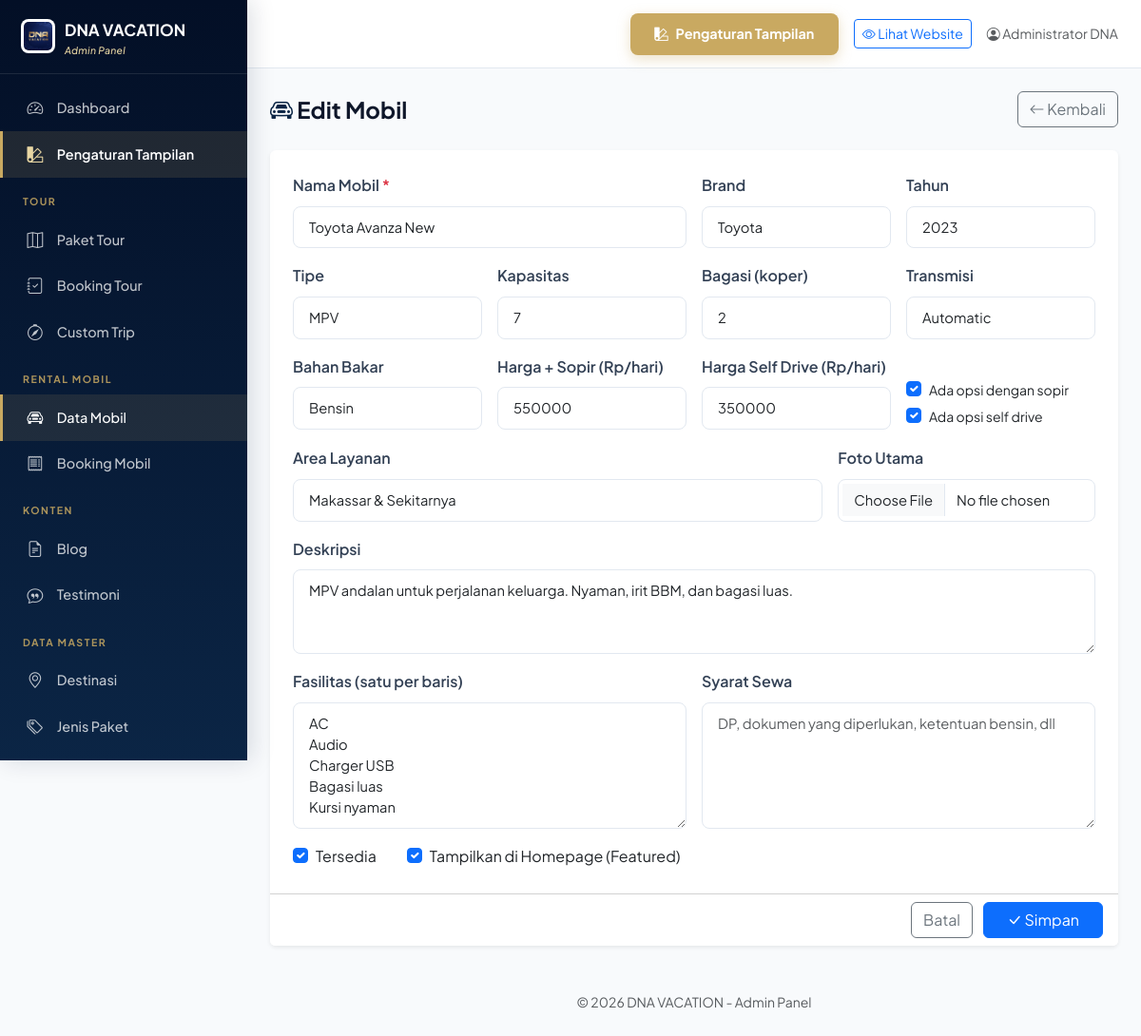
Page /admin/car-form.php?id=1 (signed in) on the committed database.
### tables this page shows
CREATE TABLE cars (
  id INT AUTO_INCREMENT PRIMARY KEY,
  name VARCHAR(100) NOT NULL,
  slug VARCHAR(120) NOT NULL UNIQUE,
  brand VARCHAR(50),
  type ENUM('mpv','suv','sedan','bus','minibus','pickup','city') DEFAULT 'mpv',
  capacity INT DEFAULT 4,
  luggage INT DEFAULT 2,
  transmission ENUM('manual','automatic') DEFAULT 'automatic',
  fuel_type ENUM('bensin','solar','listrik','hybrid') DEFAULT 'bensin',
  year INT DEFAULT 2022,
  price_with_driver DECIMAL(12,0) DEFAULT 0,
  price_without_driver DECIMAL(12,0) DEFAULT 0,
  has_driver_option TINYINT(1) DEFAULT 1,
  has_self_drive TINYINT(1) DEFAULT 0,
  facilities TEXT COMMENT 'JSON array',
  terms TEXT,
  service_area VARCHAR(255),
  image VARCHAR(255),
  gallery TEXT COMMENT 'JSON array',
  is_available TINYINT(1) DEFAULT 1,
  is_featured TINYINT(1) DEFAULT 0,
  description TEXT,
  created_at TIMESTAMP DEFAULT CURRENT_TIMESTAMP,
  updated_at TIMESTAMP DEFAULT CURRENT_TIMESTAMP ON UPDATE CURRENT_TIMESTAMP,
  INDEX idx_available (is_available)
);

### includes/config.php (called while the page is built, shortened)
<?php
function e($str) {
    return htmlspecialchars($str, ENT_QUOTES, 'UTF-8');
}

### admin/car-form.php (the view, shortened to what this page needs)
<?php
require_once __DIR__ . '/includes/header.php';
$id = isset($_GET['id']) ? (int)$_GET['id'] : 0;
$car = null;
if ($id) {
    $stmt = $pdo->prepare("SELECT * FROM cars WHERE id = ?");
    $stmt->execute([$id]);
    $car = $stmt->fetch();
}
$facilitiesDisplay = '';
if ($car && $car['facilities']) {
    $arr = json_decode($car['facilities'], true);
    $facilitiesDisplay = is_array($arr) ? implode("\n", $arr) : $car['facilities'];
}
?>
<div class="p-3 p-md-4">
    <div class="d-flex justify-content-between align-items-center mb-4">
        <h4 class="fw-bold mb-0"><i class="bi bi-car-front text-primary-custom"></i> <?= $id ? 'Edit' : 'Tambah' ?> Mobil</h4>
        <a href="cars.php" class="btn btn-outline-secondary"><i class="bi bi-arrow-left"></i> Kembali</a>
    </div>
    <form method="POST" enctype="multipart/form-data" class="card border-0 shadow-sm">
        <div class="card-body p-4">
            <div class="row g-3">
                <div class="col-md-6">
                    <label class="form-label fw-semibold">Nama Mobil <span class="text-danger">*</span></label>
                    <input type="text" name="name" class="form-control" value="<?= e($car['name'] ?? '') ?>" required placeholder="Toyota Avanza New">
                </div>
                <div class="col-md-3">
                    <label class="form-label fw-semibold">Brand</label>
                    <input type="text" name="brand" class="form-control" value="<?= e($car['brand'] ?? '') ?>" placeholder="Toyota">
                </div>
                <div class="col-md-3">
                    <label class="form-label fw-semibold">Tahun</label>
                    <input type="number" name="year" class="form-control" value="<?= $car['year'] ?? date('Y') ?>" min="1990" max="<?= date('Y')+1 ?>">
                </div>
                <div class="col-md-3">
                    <label class="form-label fw-semibold">Tipe</label>
                    <select name="type" class="form-select">
                        <?php foreach (['mpv'=>'MPV','suv'=>'SUV','sedan'=>'Sedan','city'=>'City Car','bus'=>'Bus','minibus'=>'Minibus','pickup'=>'Pickup'] as $v => $l): ?>
                            <option value="<?= $v ?>" <?= ($car['type'] ?? 'mpv') === $v ? 'selected' : '' ?>><?= $l ?></option>
                        <?php endforeach; ?>
                    </select>
                </div>
                <div class="col-md-3">
                    <label class="form-label fw-semibold">Kapasitas</label>
                    <input type="number" name="capacity" class="form-control" value="<?= $car['capacity'] ?? 7 ?>" min="1">
                </div>
                <div class="col-md-3">
                    <label class="form-label fw-semibold">Bagasi (koper)</label>
                    <input type="number" name="luggage" class="form-control" value="<?= $car['luggage'] ?? 2 ?>" min="0">
                </div>
                <div class="col-md-3">
                    <label class="form-label fw-semibold">Transmisi</label>
                    <select name="transmission" class="form-select">
                        <option value="automatic" <?= ($car['transmission'] ?? '') === 'automatic' ? 'selected' : '' ?>>Automatic</option>
                    </select>
                </div>
                <div class="col-md-3">
                    <label class="form-label fw-semibold">Bahan Bakar</label>
                    <select name="fuel_type" class="form-select">
                        <?php foreach (['bensin','solar','listrik','hybrid'] as $ft): ?>
                            <option value="<?= $ft ?>" <?= ($car['fuel_type'] ?? '') === $ft ? 'selected' : '' ?>><?= ucfirst($ft) ?></option>
                        <?php endforeach; ?>
                    </select>
                </div>
                <div class="col-md-3">
                    <label class="form-label fw-semibold">Harga + Sopir (Rp/hari)</label>
                    <input type="text" name="price_with_driver" class="form-control" value="<?= $car['price_with_driver'] ?? '' ?>" required placeholder="550000">
                </div>
                <div class="col-md-3">
                    <label class="form-label fw-semibold">Harga Self Drive (Rp/hari)</label>
                    <input type="text" name="price_without_driver" class="form-control" value="<?= $car['price_without_driver'] ?? '' ?>" placeholder="Kosongkan jika tidak ada">
                </div>
                <div class="col-md-3">
                    <div class="d-flex flex-column pt-4">
                        <div class="form-check">
                            <input type="checkbox" name="has_driver_option" class="form-check-input" id="hasDriver" <?= ($car['has_driver_option'] ?? 1) ? 'checked' : '' ?>>
                            <label class="form-check-label small" for="hasDriver">Ada opsi dengan sopir</label>
                        </div>
                        <div class="form-check">
                            <input type="checkbox" name="has_self_drive" class="form-check-input" id="hasSelfDrive" <?= ($car['has_self_drive'] ?? 0) ? 'checked' : '' ?>>
                            <label class="form-check-label small" for="hasSelfDrive">Ada opsi self drive</label>
                        </div>
                    </div>
                </div>
                <div class="col-md-8">
                    <label class="form-label fw-semibold">Area Layanan</label>
                    <input type="text" name="service_area" class="form-control" value="<?= e($car['service_area'] ?? '') ?>" placeholder="Sulawesi Selatan, Makassar & sekitarnya">
                </div>
                <div class="col-md-4">
                    <label class="form-label fw-semibold">Foto Utama</label>
                    <input type="file" name="image" class="form-control" accept="image/*">
                </div>
                <div class="col-12">
                    <label class="form-label fw-semibold">Deskripsi</label>
                    <textarea name="description" class="form-control" rows="3" placeholder="Deskripsi mobil, kelebihan, cocok untuk..."><?= e($car['description'] ?? '') ?></textarea>
                </div>
                <div class="col-md-6">
                    <label class="form-label fw-semibold">Fasilitas (satu per baris)</label>
                    <textarea name="facilities" class="form-control" rows="5" placeholder="AC&#10;Audio touchscreen&#10;Charger USB&#10;Bagasi luas"><?= e($facilitiesDisplay) ?></textarea>
                </div>
                <div class="col-md-6">
                    <label class="form-label fw-semibold">Syarat Sewa</label>
                    <textarea name="terms" class="form-control" rows="5" placeholder="DP, dokumen yang diperlukan, ketentuan bensin, dll"><?= e($car['terms'] ?? '') ?></textarea>
                </div>
                <div class="col-12">
                    <div class="d-flex gap-3 flex-wrap">
                        <div class="form-check form-check-inline">
                            <input type="checkbox" name="is_available" class="form-check-input" id="isAvailable" <?= ($car['is_available'] ?? 1) ? 'checked' : '' ?>>
                            <label class="form-check-label" for="isAvailable">Tersedia</label>
                        </div>
                        <div class="form-check form-check-inline">
                            <input type="checkbox" name="is_featured" class="form-check-input" id="isFeatured" <?= ($car['is_featured'] ?? 0) ? 'checked' : '' ?>>
                            <label class="form-check-label" for="isFeatured">Tampilkan di Homepage (Featured)</label>
                        </div>
                    </div>
                </div>
            </div>
        </div>
        <div class="card-footer bg-white text-end">
            <a href="cars.php" class="btn btn-outline-secondary me-2">Batal</a>
            <button type="submit" class="btn btn-primary px-4"><i class="bi bi-check-lg"></i> Simpan</button>
        </div>
    </form>
</div>
<?php require_once __DIR__ . '/includes/footer.php'; ?>

### assets/css/style.css (style rules this page uses)
:root { --primary: #0B2545; --primary-dark: #061838; --primary-darker: #030F26; --primary-mid: #13315C; --primary-light: #E8EEF7; --primary-lighter: #F4F7FC; --gold: #C9A961; --gold-dark: #A88540; --gold-light: #E8D6A3; --gold-lighter: #FBF5E4; --secondary: #C9A961; --secondary-dark: #A88540; --secondary-light: #FBF5E4; --accent: #EC7B4E; --accent-light: #FFEDD5; --success: #10B981; --success-light: #D1FAE5; --danger: #EF4444; --warning: #F59E0B; --dark: #0F172A; --gray-50: #F8FAFC; --gray-100: #F1F5F9; --gray-200: #E2E8F0; --gray-300: #CBD5E1; --gray-400: #94A3B8; --gray-500: #64748B; --gray-600: #475569; --gray-700: #334155; --gray-800: #1E293B; --font-main: 'Plus Jakarta Sans', -apple-system, BlinkMacSystemFont, sans-serif; --radius: 12px; --radius-sm: 8px; --radius-lg: 16px; --radius-xl: 20px; --shadow: 0 1px 3px rgba(11,37,69,.06), 0 1px 2px rgba(11,37,69,.04); --shadow-md: 0 4px 16px rgba(11,37,69,.08); --shadow-lg: 0 12px 32px rgba(11,37,69,.12); --shadow-xl: 0 20px 48px rgba(11,37,69,.18); --transition: all .25s cubic-bezier(.4,0,.2,1); }
* { box-sizing: border-box; }
body { font-family: var(--font-main); color: var(--dark); line-height: 1.65; background: #fff; -webkit-font-smoothing: antialiased; text-rendering: optimizeLegibility; }
a { text-decoration: none; }
.text-primary-custom { color: var(--primary) !important; }
.form-control, .form-select { border-radius: var(--radius-sm); border: 1.5px solid var(--gray-200); padding: .65rem 1rem; font-size: .92rem; transition: var(--transition); background: #fff; }
.form-label { color: var(--gray-700); }
body.admin-body { background: var(--gray-50); }

### rows in the picture
cars: name "Toyota Avanza New", brand "Toyota", year "2023", type "MPV", capacity "7", luggage "2", transmission "Automatic", fuel_type "Bensin", price_with_driver "550000", price_without_driver "350000", has_driver_option "☑", has_self_drive "☑", service_area "Makassar & Sekitarnya", description "MPV andalan untuk perjalanan keluarga. Nyaman, irit BBM, dan bagasi luas.", facilities "AC Audio Charger USB Bagasi luas Kursi nyaman", is_available "☑", is_featured "☑"

### other values in the picture
$_SESSION['admin_name'] "Administrator DNA"
SITE_NAME "DNA VACATION"
